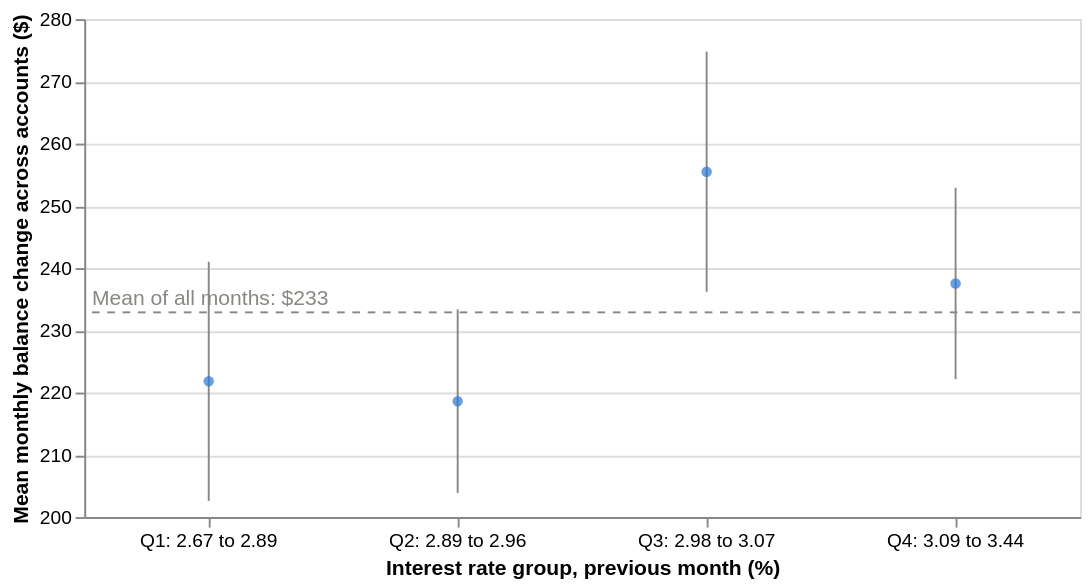

Write notebook code for a chart like this one.
### Code cell
# Does growth rise steadily with the interest rate? Months split into four equal groups by rate.
overall_mean = table["mean_change"].mean()
interest_groups = group_mean(table.assign(group=quartile_groups(table["interest_rate"], 2)), "group", "mean_change")
display(interest_groups.round(1))
interval_chart(interest_groups, "group", "Interest rate group, previous month (%)", "Mean monthly balance change across accounts ($)",
               overall_mean, f"Mean of all months: ${overall_mean:.0f}")

### Figure 1 — Vega-Lite specification as saved in the notebook (floating-point values rounded to 4 significant figures)
{"config": {"view": {"continuousWidth": 300, "continuousHeight": 300}}, "layer": [{"mark": {"type": "rule", "color": "#898781"}, "encoding": {"x": {"axis": {"labelAngle": 0}, "field": "group", "sort": null, "title": "Interest rate group, previous month (%)", "type": "ordinal"}, "y": {"field": "low", "scale": {"zero": false}, "title": "Mean monthly balance change across accounts ($)", "type": "quantitative"}, "y2": {"field": "high"}}}, {"mark": {"type": "point", "color": "#2a78d6", "filled": true}, "encoding": {"tooltip": [{"field": "group", "type": "nominal"}, {"field": "mean", "format": ".0f", "type": "quantitative"}, {"field": "low", "format": ".0f", "type": "quantitative"}, {"field": "high", "format": ".0f", "type": "quantitative"}, {"field": "n", "type": "quantitative"}], "x": {"axis": {"labelAngle": 0}, "field": "group", "sort": null, "title": "Interest rate group, previous month (%)", "type": "ordinal"}, "y": {"field": "mean", "type": "quantitative"}}}, {"data": {"name": "data-04daa0b07c488fcc6688cb9b22b16637"}, "mark": {"type": "rule", "color": "#898781", "strokeDash": [4, 4]}, "encoding": {"y": {"field": "y", "type": "quantitative"}}}, {"data": {"name": "data-04daa0b07c488fcc6688cb9b22b16637"}, "mark": {"type": "text", "align": "left", "color": "#898781", "dx": 4, "dy": -7}, "encoding": {"text": {"field": "label", "type": "nominal"}, "x": {"value": 0}, "y": {"field": "y", "type": "quantitative"}}}], "data": {"name": "data-4fb063ed69f5ac9312a704766bad1bc0"}, "height": 260, "width": 520, "$schema": "https://vega.github.io/schema/vega-lite/v5.20.1.json", "datasets": {"data-4fb063ed69f5ac9312a704766bad1bc0": [{"group": "Q1: 2.67 to 2.89", "mean": 221.8, "std": 30.23, "n": 12, "low": 202.6, "high": 241.0}, {"group": "Q2: 2.89 to 2.96", "mean": 218.6, "std": 23.23, "n": 12, "low": 203.9, "high": 233.4}, {"group": "Q3: 2.98 to 3.07", "mean": 255.5, "std": 28.71, "n": 11, "low": 236.2, "high": 274.8}, {"group": "Q4: 3.09 to 3.44", "mean": 237.5, "std": 24.21, "n": 12, "low": 222.1, "high": 252.9}], "data-04daa0b07c488fcc6688cb9b22b16637": [{"y": 232.9, "label": "Mean of all months: $233"}]}}
